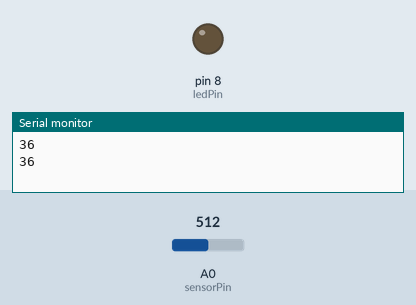
A sketch run on a simulated Arduino Uno, built with avr-gcc and run on an emulated ATmega328P. Parts: output pins drawn as LEDs (lit = HIGH), the last lines printed to the serial monitor. The inputs (shaded band) are chosen by the test bench; at power-on: A0 (sensorPin) = 512.

Above: at 1.8 s.
1.9 s: A0 (sensorPin) set to 536
3.4 s: A0 (sensorPin) set to 564
At 5.1 s:
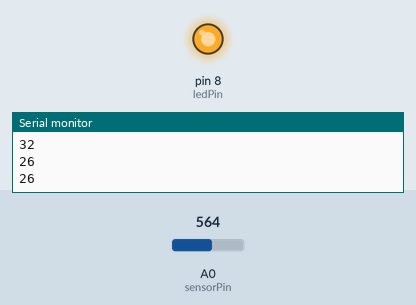
5.5 s: A0 (sensorPin) set to 511
At 6.7 s:
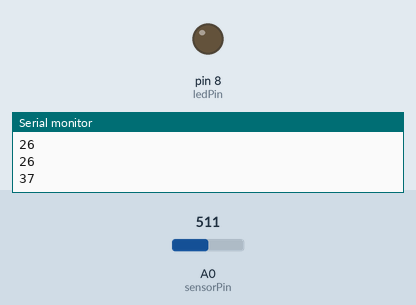
7.5 s: A0 (sensorPin) set to 716
At 9.4 s:
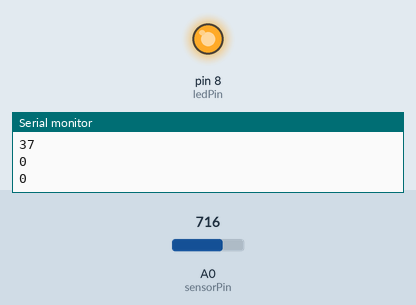
Timing chart, 0 to 10.5 s (numbered marks = the images above; inputs shaded):
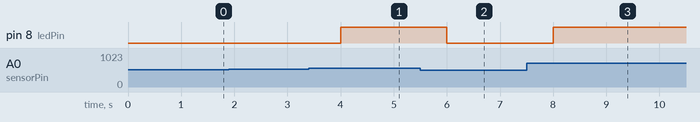

Measured:
- the behaviour switches between 547 and 548 on A0 (sensorPin) (found by bisection; images 0 and 1)
- after the input at 3.4 s, pin 8 (ledPin): LOW → HIGH after 0.60 s
- after the input at 5.5 s, pin 8 (ledPin): HIGH → LOW after 0.50 s
- after the input at 7.5 s, pin 8 (ledPin): LOW → HIGH after 0.50 s

The sketch:

sketch_LED.ino
```cpp
const int ledPin = 8;
const int sensorPin = A0;

int dryValue = 700;
int wetValue = 190;

void setup() {
  Serial.begin(9600);
  pinMode(ledPin, OUTPUT);
}

void loop() {
  int rawValue = analogRead(sensorPin);
  int percentage = map(rawValue, dryValue, wetValue, 0, 100);
  percentage = constrain(percentage, 0, 100);

  Serial.println(percentage);

  if(percentage < 30) {
    digitalWrite(ledPin, HIGH);
  } else {
    digitalWrite(ledPin, LOW);
  }

  delay(1000);
}
```
